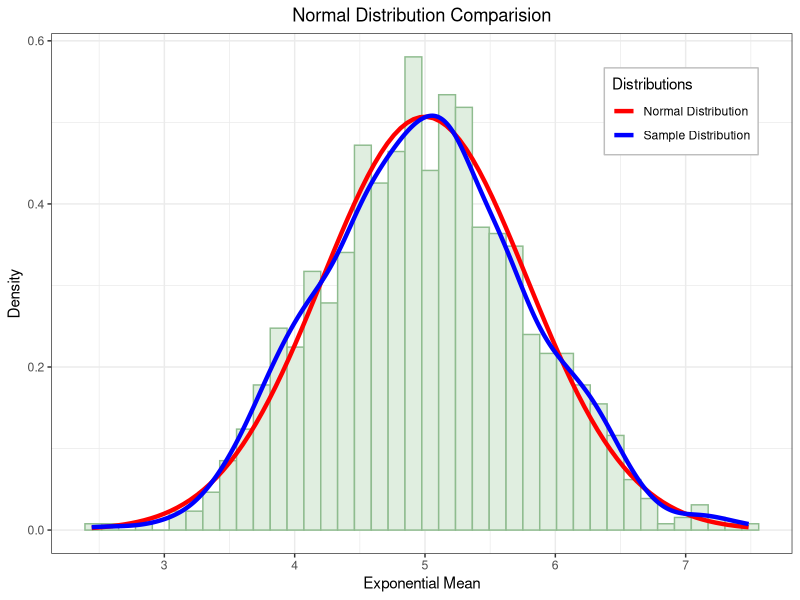
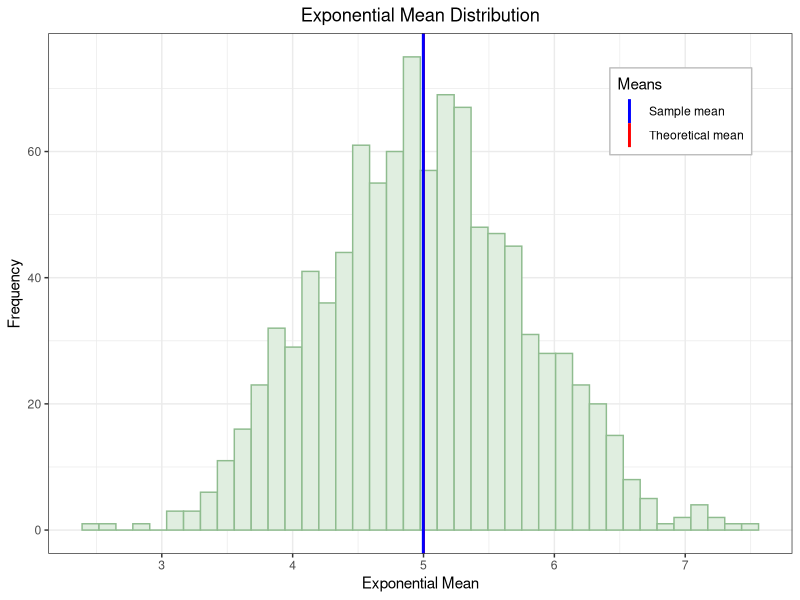
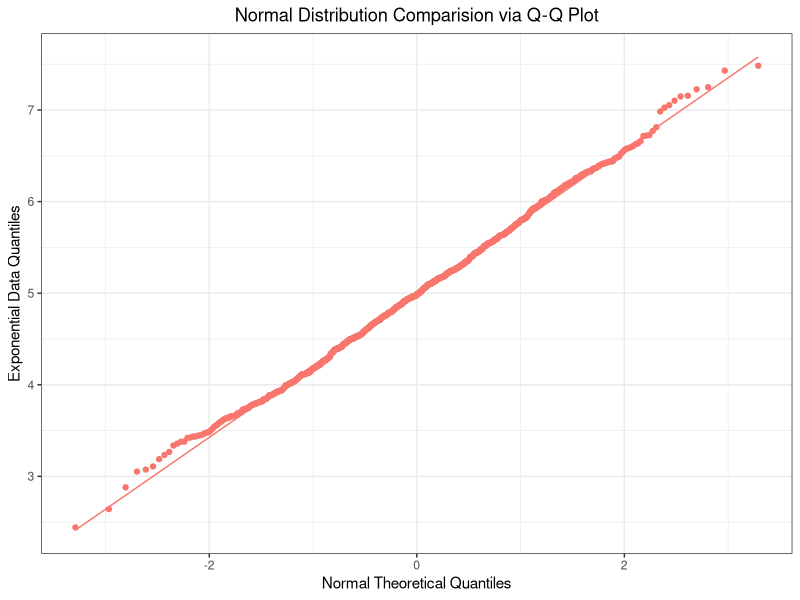

R code for these plots, in order:
## ---- chunk 1
knitr::opts_chunk$set(echo = TRUE)
library(ggplot2)
## ---- chunk 2
#  Setting the seed for reproducability
set.seed(1956)
n <- 40 
n_sims <- 1000
lambda <- 0.2

## Simulate the sample
SampleMean <- NULL
for(i in 1:n_sims) {
  SampleMean <- c(SampleMean, mean(rexp(n, lambda)))
}
## ---- chunk 3
abs((1/lambda) - mean(SampleMean))
## ---- chunk 4
SampleVar <- var(SampleMean)
## ---- chunk 5
abs((1/lambda)^2/n - var(SampleMean))
## ---- chunk 6
ggplot(data.frame(SampleMean), aes(x = SampleMean)) +
        geom_histogram(bins = 40, color = "darkseagreen", fill = "honeydew2",
                       aes(y = ..density..))+
            stat_function(fun = dnorm, args = list(mean = mean(SampleMean),
                                                   sd = sd(SampleMean)), 
                          aes(color = "Normal Distribution"), size = 1.5) +
            stat_density(geom = "line", aes(color = "Sample Distribution"), size = 1.5)  +
            labs(x = "Exponential Mean", y = "Density",
                 title = "Normal Distribution Comparision") +
        scale_color_manual(name = "Distributions", 
                             values = c("Normal Distribution" = "red", 
                                        "Sample Distribution" = "blue")) +
        theme_bw()+
        theme(legend.position = c(0.85, 0.85),
              legend.background = element_rect(colour = 'grey'),
              plot.title = element_text(hjust = 0.5)) 
## ---- chunk 7
ggplot(mapping = aes(SampleMean)) +
        geom_histogram(bins = 40, color = "darkseagreen", fill = "honeydew2") +
        labs(x = "Exponential Mean", y = "Frequency", 
             title = "Exponential Mean Distribution") +
        geom_vline(aes(xintercept = 5, color = "Theoretical mean"), size = 1) +
        geom_vline(aes(xintercept = mean(SampleMean), color = "Sample mean"), size = 1) +
        scale_color_manual(name = "Means", 
                             values = c("Theoretical mean" = "red", 
                                        "Sample mean" = "blue")) +
        theme_bw()+
        theme(legend.position = c(0.85, 0.85),
              legend.background = element_rect(colour = 'grey'),
              plot.title = element_text(hjust = 0.5)) 
## ---- chunk 8
ggplot(data.frame(SampleMean), aes(sample = SampleMean, col = "darkseagreen")) + 
        geom_qq() + 
        stat_qq_line() +
        labs(x = "Normal Theoretical Quantiles", y = "Exponential Data Quantiles",
                 title = "Normal Distribution Comparision via Q-Q Plot") +
        theme_bw() +
        theme(legend.position = "none",
              plot.title = element_text(hjust = 0.5)) 
